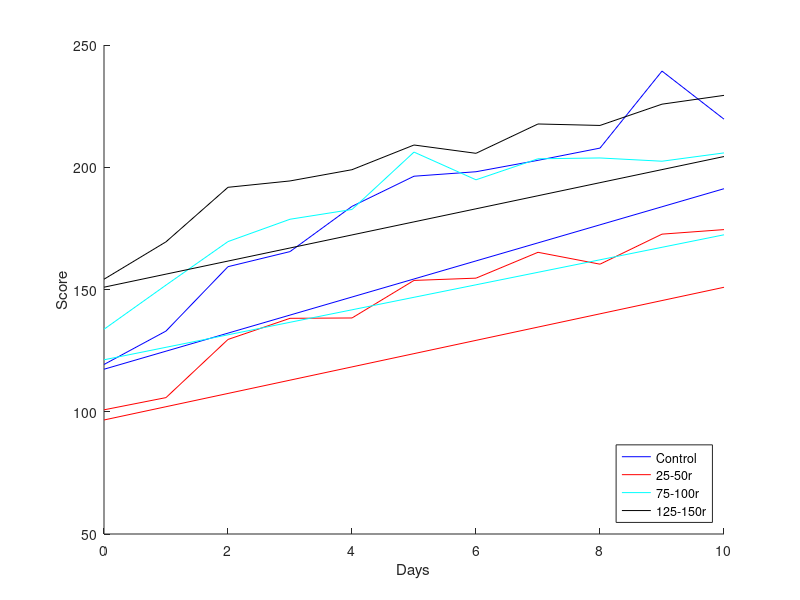

Source code (MATLAB):
 % exercise 7
%%
close all; clear
X1 = [191 223 242 248 266 274 272 279 286 287 286;
  64  72  81  66  92 114 126 123 134 148 140;
  206 172 214 239 265 265 262 274 258 288 289;
  155 171 191 203 219 237 237 220 252 260 245;
  85 138 204 213 224 247 246 259 255 374 284;
  15  22  24  24  38  41  46  62  62  79  74];

X2 = [53  53 102 104 105 125 122 150  93 127 132;
  33  45  50  54  44  47  45  61  50  60  52;
  16  47  45  34  37  61  51  28  43  40  45;
  121 167 188 209 224 229 230 269 264 249 268;
  179 193 206 210 221 234 224 255 246 225 229;
  114  91 154 152 155 174 196 207 208 229 173;
  92 115 133 136 148 159 146 180 148 168 169;
  84  32  97  86  47  87 103 124 110 162 187;
  30  38  37  40  48  61  64  65  83  91  90;
  51  66 131 148 181 172 195 170 158 203 215;
  188 210 221 251 256 268 260 281 286 290 296;
  137 167 172 212 168 213 190 196 211 213 224;
  108  23  18  30  29  40  57  37  47  56  55;
  205 234 260 269 274 282 282 290 298 304 308];

X3 = [181 206 199 237 219 237 232 251 247 254 250;
  178 208 222 237 255 253 254 276 254 267 275;
  190 224 224 261 249 291 293 294 295 299 305;
  127 119 149 196 203 211 207 241 220 188 219;
  94 144 169 164 182 189 188 164 181 142 152;
  148 170 202 181 184 186 207 184 195 168 163;
  99  93 122 145 130 167 153 165 144 156 167;
  207 237 243 281 273 281 279 294 307 305 305;
  188 208 235 249 265 271 263 272 285 283 290;
  140 187 199 205 231 227 228 246 245 263 262;
  109  95 102  96 135 335 111 146 131 162 171;
  69  46  67  28  43  55  55  77  73  76  76;
  69  95 137  99  95 108 129 134 133 131  91;
  51  59  76 101  72  72 107  91 128 120 133;
  156 186 198 201 205 210 217 217 219 223 229];

X4 = [201 202 229 232 224 237 217 268 244 275 246;
  113 126 159 157 137 160 162 171 167 165 185;
  86  54  75  75  71 130 157 142 173 174 156;
  115 158 168 175 188 164 184 195 194 206 212;
  183 175 217 235 241 251 229 241 233 233 275;
  131 147 183 181 206 215 197 207 226 244 240;
  71 105 107  92 101 103  78  87  57  70  71;
  172 213 263 260 276 273 267 286 283 290 298;
  224 258 248 257 257 267 260 279 299 289 300;
  246 257 269 280 289 291 306 301 295 312 311];
%%
disp('(a)');
% without any structure for the mean, can an intraclass corealtio model be
% assumed between the ten days? Test at level 5%

% plot all data points
data = {X1, X2, X3, X4};
hold on
colors = {'b', 'r', 'c', 'k'};
for i = 1:4
  plot(0:size(X1,2)-1, mean(data{i},1), colors{i});
end
legend('Control','25-50r', '75-100r', '125-150r', 'Location','southeast')
xlabel Days
ylabel Score

% set up a test for an intraclass matrix

p = size(X1,2)
S = cell(4,1);
Sp = zeros(p);
n = 0;
for i = 1:4
  S{i} = cov(data{i});
  Sp = Sp + (size(data{i},1)-1)*S{i};
  n = n + size(data{i}, 1);
end
Sp = Sp/(n-4);

% With out any assumption about the mean, we don not pool the matrices 
% (since the popluation are not assumed to have differenet means.)
X = cat(1, data{:});
S = cov(X); 
Ssum = sum(S(:));
logLAMBDA = log(det(S)) - log(Ssum/p) ...
 - (p-1)*log((p*trace(S) - Ssum)/(p*(p-1)))

u = n - 1 - p*(p+1)^2*(2*p-3)/(6*(p-1)*(p^2+p-4));
Q = -u*logLAMBDA
g = 0.5*p*(p+1) - 2
c = chi2inv(0.95, g)

if (Q < c)
  disp('There is an intraclass matrix')
else
  disp('There is not an intraclass matrix')
end
%%
disp('(b)')
logLAMBDA = (n/2)*log(det(S)) - (n/2)*sum(log(diag(S)));

% use the correction suggested in exercise 8.9a from book
u = 2*(1 - (2*p+ 11)/(6*n));
Q = - u * logLAMBDA
c = chi2inv(0.95, p*(p-1)/2)
% reject H0: that Sij = 0 if Q is small
if (Q < c)
  disp('The times steps are  independent')
else
  disp('The times steps are not independent')
end
%%
disp('(c)')


X = cat(1, data{:});
%as done in lectures
t = 0:10;
A = [ ones(p,1),  t'];
[n p] = size(X)
C = zeros(4,n);
niprev = 1;
ni = 0;
for i = 1:4
  ni = ni + size(data{i},1);
  C(i,niprev:ni) = ones(1, size(data{i},1));
  niprev = ni+1;
end
Pc = C'*inv(C*C')*C;


X = X';
V = X * (eye(n) - Pc) * X';
V1 = X*C'*inv(C*C')*C*X';
Pa = A*inv(A'*inv(V)*A)*A'*inv(V);
B = inv(A'*inv(V)*A) * A'*inv(V)*X*C'*inv(C*C')
Y = A*B*C;
SigmaHat = n^-1*(X - A*B*C)*(X - A*B*C)'



hold on
for i = 1:4
  plot(t, B(1,i) + B(2,i)*t, colors{i})
end
legend('Control','25-50r', '75-100r', '125-150r', 'Location','southeast')

%%

disp('(d)')
%  test can be found on 39/47
% design a test to test the difference between both parameter pairwise
G = eye(2);
[r, q] = size(G)
H = [1 0 0 0]';
[k, t] = size(H)
for i = 2:4
    H(i) = -1;
    %V = X'*(eye(n) - A'*inv(A*A')*A)*X;
    % we can simplyfy W since C is just eye(2);
    R = inv(C*C') + inv(C*C')*C*X'*(inv(V) - ...
        inv(V)*A*inv(A'*inv(V)*A)*A'*inv(V))*X*C'*inv(C*C');
    logLAMBDA = log(det(G*inv(A'*inv(V)*A)*G')) - ...
        log(det(G*inv(A'*inv(V)*A)*G' + G*B*H*inv(H'*R*H)*H'*B'*G'));
    u = n - k + q - p -0.5*(r - t + 1);
    Q = -u*logLAMBDA
    c = chi2inv(0.95, r*t)
    if(Q < c)
        fprintf('Group %d does not have any significant difference compared to the control group.\n', i)
    else
        fprintf('Group %d does have any significant difference compared to the control group.\n', i)
    end
    H(i) = 0;
end
